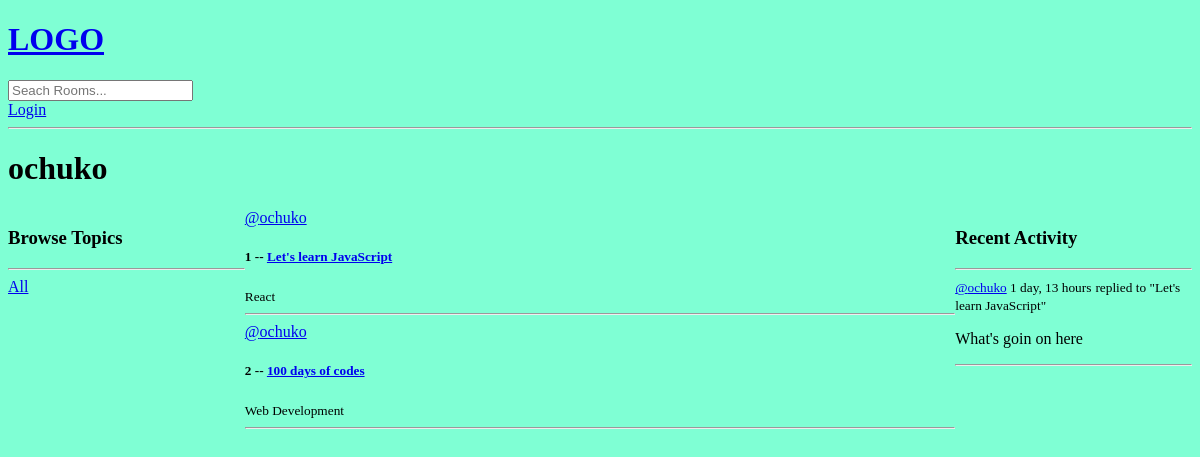
Page /profile/1/ on the earlier database version.
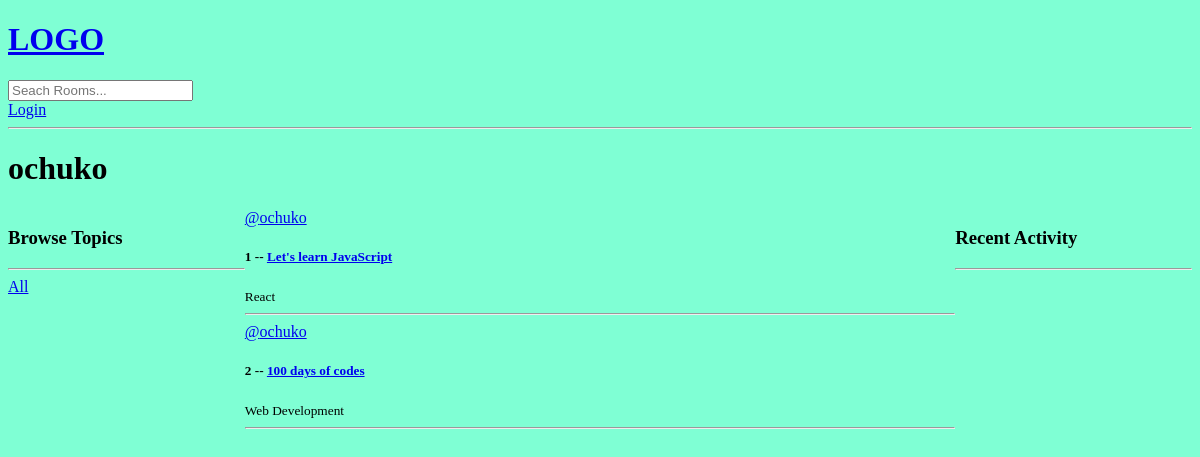
Same page on the later database version.
### base/models.py (models this page shows, shortened)
class Room(models.Model):
    host = models.ForeignKey(User, on_delete=models.CASCADE, null=True)
    topic = models.ForeignKey(Topic, on_delete=models.SET_NULL, null=True)
    name = models.CharField(max_length=200)
    description = models.TextField(null=True, blank=True)
    participants = models.ManyToManyField(User, related_name="participants", blank=True)
    updated = models.DateTimeField(auto_now=True)
    created = models.DateTimeField(auto_now_add=True)
    class Meta:
        ordering =['-updated', '-created']
    def __str__(self):
        return str(self.name)

class Topic(models.Model):
    name = models.CharField(max_length=200)

class Message(models.Model):
    user = models.ForeignKey(User, on_delete=models.CASCADE)
    room = models.ForeignKey(Room, on_delete=models.CASCADE)
    body = models.TextField()
    updated = models.DateTimeField(auto_now=True)
    created = models.DateTimeField(auto_now_add=True)
    class Meta:
        ordering = ['-updated', '-created']
    def __str__(self):
        return self.body[0:50]

### base/views.py (the view)
# urls.py: path('profile/<str:pk>/', views.userProfile, name="user-profile"),
def userProfile(request, pk):
    user = User.objects.get(id=pk)
    rooms = user.room_set.all()
    room_messages = user.message_set.all()
    topic = Topic.objects.all()
    context = {'user': user, 'rooms': rooms, 'room_messages': room_messages, 'topic': topic}
    return render(request, 'base/profile.html', context)

### base/templates/base/profile.html (shortened to what this page needs)
{% extends 'main.html' %} {% block content %}
<h1>{{user.username}}</h1>
<div class="profile-container">
  <div>
    {% include 'base/topics_component.html' %}
  </div>
  <div>
    {% include 'base/feed_component.html' %}
  </div>
  <div>
    {% include 'base/activity_component.html' %}
  </div>
</div>
{% endblock content %}

### base/templates/base/feed_component.html (shortened to what this page needs)
<div>
  {% for room in rooms %}
  <div>
    <a href="{% url 'user-profile' room.host.id %}">@{{room.host.username}}</a>
    <h5>{{ room.id}} -- <a href="{% url 'room' room.id %}">{{ room.name}}</a></h5>
    <small>{{ room.topic.name }}</small>
    <hr>
  </div> {% endfor %}
</div>

### base/templates/base/activity_component.html (shortened to what this page needs)
<h3>Recent Activity</h3>
<hr> {% for message in room_messages %}
<div>
  <small><a href="{% url 'user-profile' message.user.id %}">@{{message.user}}</a> {{message.created|timesince}}</small>
  <small>replied to "{{message.room}}"</small>
  <p>{{message}}</p>
  <hr>
</div>
{% endfor %}

Differences in the rows shown:
removed Message: user "ochuko", created "1 day, 13 hours", room "Let's learn JavaScript", body "What's goin on here"
